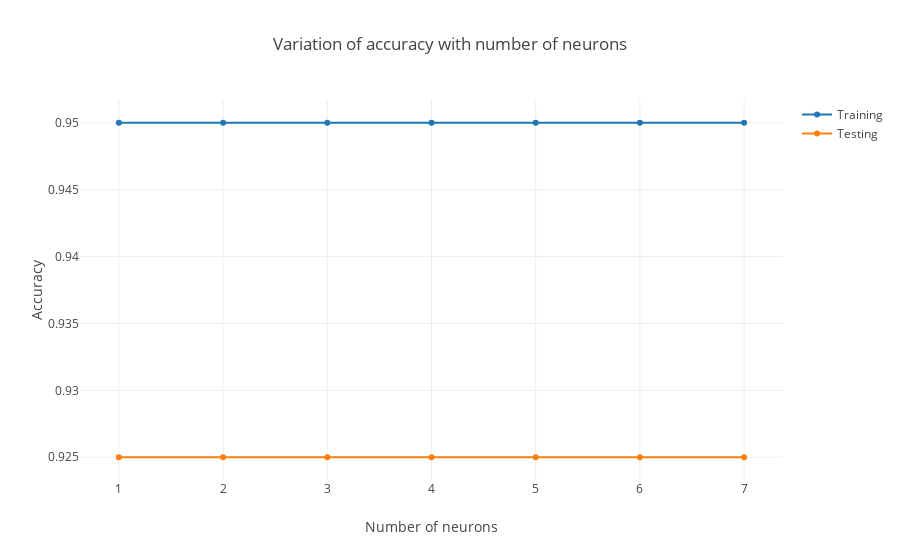

The code cell stored with this chart in its notebook:
### Code cell
num_neurons = list(neuron_count)
Y2=[train_avg, test_avg, time_taken]
import _pickle as pickle
data = {'train':train_avg, 'test':test_avg,'time':time_taken}
with open('changingNeurons2.p', 'wb') as hand:
    pickle.dump(data, hand)
names = ['Training', 'Testing', 'Time for 10 people']
data = [dict(
        line=dict(width=2, shape='spline', smoothing=0.7),
        name = names[i],
        x = num_neurons,
        y = Y2[i]) for i in range(2)]   # if you want to plot time too put 3 else put 2



layout = dict(title="Variation of accuracy with number of neurons",
                xaxis=dict(title='Number of neurons'),
                yaxis=dict(title='Accuracy'))
fig = dict(data=data, layout=layout)

iplot(fig)

### Figure 1 — Plotly figure (JSON) as saved in the notebook; plotly's stock layout.template omitted (floating-point values rounded to 4 significant figures)
{"data": [{"line": {"shape": "spline", "smoothing": 0.7, "width": 2}, "name": "Training", "x": [1, 2, 3, 4, 5, 6, 7], "y": [0.95, 0.95, 0.95, 0.95, 0.95, 0.95, 0.95]}, {"line": {"shape": "spline", "smoothing": 0.7, "width": 2}, "name": "Testing", "x": [1, 2, 3, 4, 5, 6, 7], "y": [0.925, 0.925, 0.925, 0.925, 0.925, 0.925, 0.925]}], "layout": {"title": "Variation of accuracy with number of neurons", "xaxis": {"title": "Number of neurons"}, "yaxis": {"title": "Accuracy"}}}
